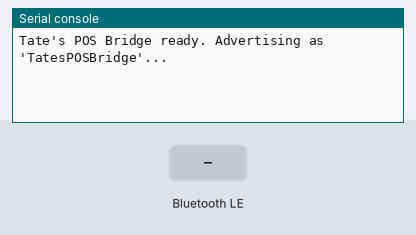
Bench run of a program on a simulated CircuitPython board. Parts: the last lines printed to the serial console. The inputs (shaded band) are chosen by the test bench. Nothing arrives over Bluetooth unless stated; USB keyboard and mouse output is not drawn.

Above: at 1.2 s.
1.3 s: "0" written over Bluetooth (the phone connects first, if it has not yet)
At 1.8 s:
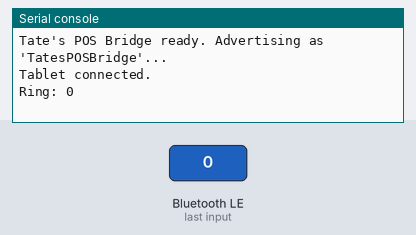
2.8 s: "on" written over Bluetooth (the phone connects first, if it has not yet)
At 4.0 s:
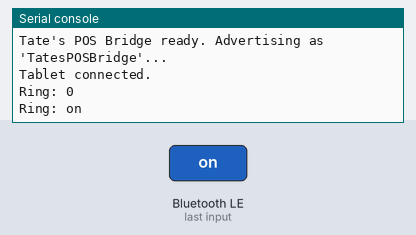
4.3 s: "off" written over Bluetooth (the phone connects first, if it has not yet)
At 5.5 s:
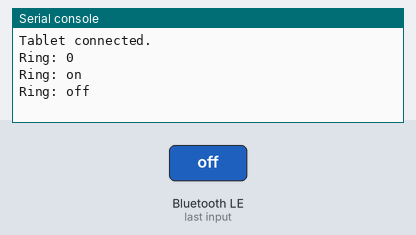

The program:

code.py
```python
# ===========================================================================
# Tate's POS Bridge — Raspberry Pi Pico W firmware (CircuitPython)
#
# Turns a ~$6 Pico W into a USB keyboard that plugs into the NCR Encore
# terminal's USB scanner port. The cashier tablet sends a code over Bluetooth
# (BLE Nordic UART Service); this device then "types" the digits + Enter into
# the POS, exactly like a Zebra scanner would.
#
# Why Bluetooth and not Wi-Fi/HTTP? The tablet app is served over HTTPS, and
# browsers block an HTTPS page from talking to a local plain-HTTP device
# (mixed content). Web Bluetooth, however, IS allowed from HTTPS. So the
# tablet -> device link is BLE; the device -> POS link is USB HID.
#
# Flash steps are in README.md.
# ===========================================================================

import time
import usb_hid
from adafruit_hid.keyboard import Keyboard
from adafruit_hid.keycode import Keycode

from adafruit_ble import BLERadio
from adafruit_ble.advertising.standard import ProvideServicesAdvertisement
from adafruit_ble.services.nordic import UARTService

# --- USB keyboard into the POS -------------------------------------------------
kbd = Keyboard(usb_hid.devices)

DIGITS = {
    "0": Keycode.ZERO, "1": Keycode.ONE, "2": Keycode.TWO, "3": Keycode.THREE,
    "4": Keycode.FOUR, "5": Keycode.FIVE, "6": Keycode.SIX, "7": Keycode.SEVEN,
    "8": Keycode.EIGHT, "9": Keycode.NINE,
}


def type_code(code):
    """Type the digits, then press Enter — same as a scanner's keyboard wedge."""
    for ch in code:
        kc = DIGITS.get(ch)
        if kc is None:
            continue  # ignore anything that isn't a digit
        kbd.press(kc)
        kbd.release_all()
        time.sleep(0.012)  # small gap so the POS keyboard buffer keeps up
    kbd.press(Keycode.ENTER)
    kbd.release_all()


# --- BLE link to the tablet ----------------------------------------------------
ble = BLERadio()
ble.name = "TatesPOSBridge"
uart = UARTService()
advertisement = ProvideServicesAdvertisement(uart)

# Codes arrive newline-terminated: "4011\n". We buffer until we see the newline.
buffer = ""

print("Tate's POS Bridge ready. Advertising as 'TatesPOSBridge'...")

while True:
    ble.start_advertising(advertisement)
    while not ble.connected:
        time.sleep(0.1)

    print("Tablet connected.")
    ble.stop_advertising()

    while ble.connected:
        waiting = uart.in_waiting
        if waiting:
            chunk = uart.read(waiting)
            if chunk:
                try:
                    buffer += chunk.decode("utf-8")
                except Exception:
                    buffer = ""
                while "\n" in buffer:
                    line, buffer = buffer.split("\n", 1)
                    line = line.strip()
                    if line:
                        print("Ring:", line)
                        type_code(line)
        time.sleep(0.02)

    print("Tablet disconnected.")
    buffer = ""
```

Measured:
- after the input at 1.3 s, the serial console: prints a new line at once (image 1)
- after the input at 2.8 s, the serial console: prints a new line at once (image 2)
- after the input at 4.3 s, the serial console: prints a new line at once (image 3)
